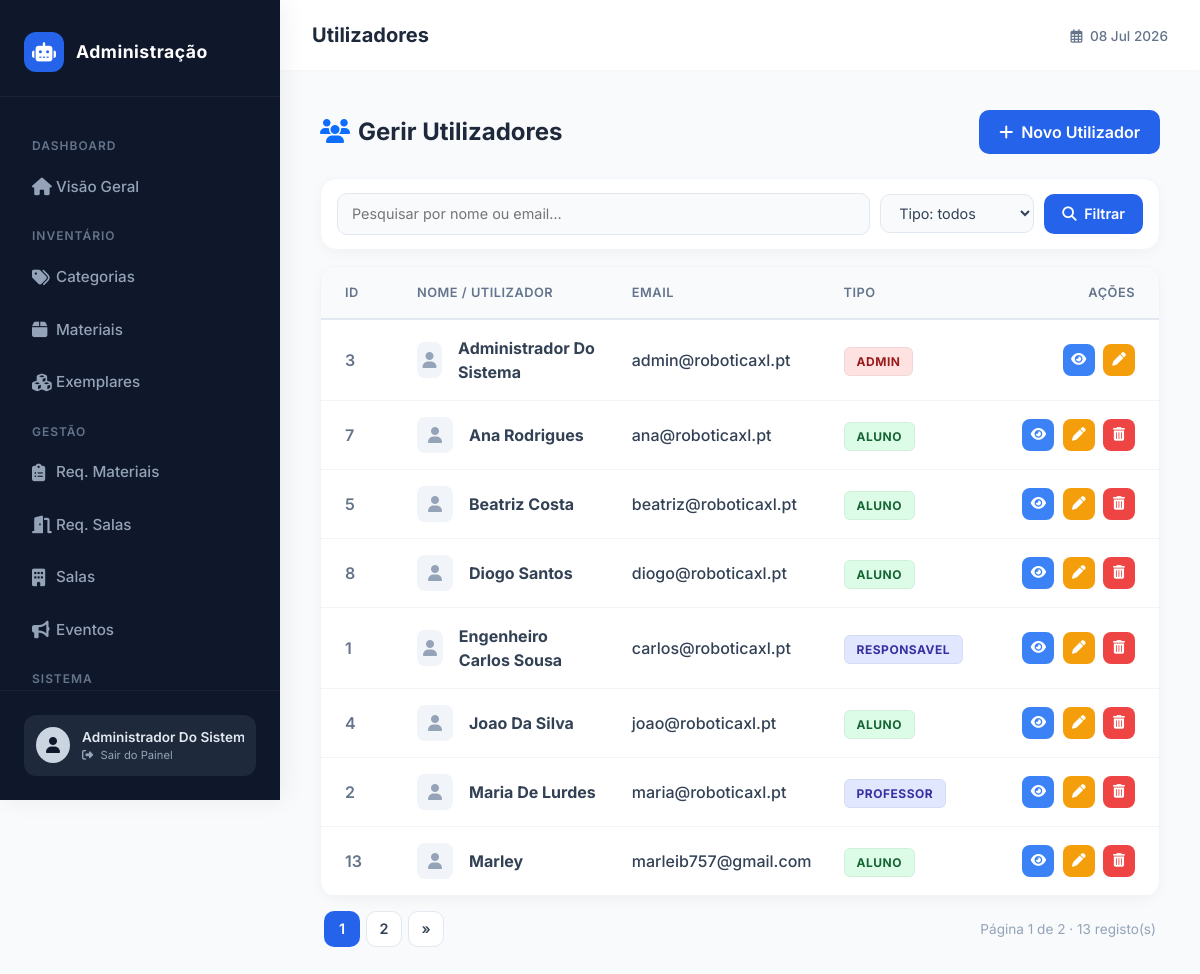
Page /public/admin/utilizadores (signed in) on the committed database.
### tables this page shows
CREATE TABLE IF NOT EXISTS `utilizador` (
  `id` INT NOT NULL AUTO_INCREMENT,
  `tipo` ENUM('ALUNO', 'PROFESSOR', 'ADMIN', 'RESPONSAVEL') NOT NULL,
  `nome` VARCHAR(100) NOT NULL,
  `email` VARCHAR(255) NOT NULL,
  `password_hash` VARCHAR(255) NOT NULL,
  `data_nascimento` DATE NOT NULL,
  `telefone` VARCHAR(20) NOT NULL,
  `linkedin` VARCHAR(255) NULL DEFAULT NULL,
  `turma` VARCHAR(10) NULL DEFAULT NULL,
  `foto` MEDIUMBLOB NULL DEFAULT NULL,
  `email_verificado` TINYINT(1) NOT NULL DEFAULT 0,
  `email_verificacao_token` VARCHAR(128) NULL DEFAULT NULL,
  `reset_token` VARCHAR(128) NULL DEFAULT NULL,
  `reset_expira` DATETIME NULL DEFAULT NULL,
  PRIMARY KEY (`id`),
  UNIQUE INDEX `email_UNIQUE` (`email` ASC));

### app/core/Controller.php (called while the page is built, shortened)
<?php
class Controller
{
    protected function viewAdmin(string $view, array $data = [], string $breadcrumb = '', string $adminSection = '')
    {
        $data['admin_section'] = $adminSection;
        extract($data);
        $admin_breadcrumb = $breadcrumb;
        require __DIR__ . '/../views/layouts/admin.php';
    }
}

### app/controllers/AdminController.php (called while the page is built, shortened)
<?php
require_once __DIR__ . '/../core/Controller.php';
require_once __DIR__ . '/../core/Auth.php';
class AdminController extends Controller
{
    public function utilizadores()
    {
        $model = new Utilizador();
        $todos = $model->all();
        $filtrados = $this->aplicarFiltros($todos, ['nome', 'email'], ['tipo' => 'tipo']);
        $paginacao = $this->paginar($filtrados, 8);
        $this->viewAdmin('administracao/utilizadores/index', [
            'users'     => $paginacao['itens'],
            'paginacao' => $paginacao,
            'tiposUser' => $this->opcoesDe($todos, 'tipo'),
        ], 'Utilizadores', 'utilizadores');
    }
}

### app/core/Router.php (called while the page is built, shortened)
<?php
class Router
{
    public function run()
    {
        $url = $_GET['url'] ?? 'home/index';
        $url = trim($url, '/');
        $parts = explode('/', $url);
        $method = $parts[1] ?? 'index';
        $params = array_slice($parts, 2);
        $controller = new $controllerName();
        call_user_func_array([$controller, $method], $params);
    }
}

### public/index.php (called while the page is built, shortened)
<?php
require_once __DIR__ . '/../app/core/Router.php';
$router = new Router();
$router->run();

### app/core/Auth.php (called while the page is built, shortened)
<?php
class Auth
{
    public static function user()
    {
        return $_SESSION['user'] ?? null;
    }
}

### app/config/database.php (called while the page is built, shortened)
<?php
class Database
{
    private static ?PDO $instance = null;
    public static function getInstance(): PDO
    {
        if (self::$instance === null) {
            $dsn = 'mysql:host=' . DB_HOST . ';port=' . DB_PORT . ';dbname=' . DB_NAME . ';charset=utf8mb4';
            $opcoes = [PDO::ATTR_ERRMODE => PDO::ERRMODE_EXCEPTION];
            try {
                self::$instance = new PDO($dsn, DB_USER, DB_PASS, $opcoes);
            } catch (PDOException $e) {
                die('Erro de ligação à BD: ' . $e->getMessage());
            }
        }
        return self::$instance;
    }
}

### app/core/Model.php (called while the page is built, shortened)
<?php
require_once __DIR__ . '/../config/database.php';
class Model
{
    public function __construct()
    {
        $this->db = Database::getInstance();
    }
}

### app/models/Utilizador.php (called while the page is built, shortened)
<?php
require_once __DIR__ . '/../core/Model.php';
class Utilizador extends Model
{
    private function ensureEmailVerificationColumns(): void
    {
        try {
            $this->db->exec("ALTER TABLE utilizador ADD COLUMN email_verificado TINYINT(1) NOT NULL DEFAULT 0");
        } catch (\PDOException $e) {
        }
        try {
            $this->db->exec("ALTER TABLE utilizador ADD COLUMN email_verificacao_token VARCHAR(128) NULL");
        } catch (\PDOException $e) {
        }
    }
    public function all()
    {
        return $this->db->query("SELECT * FROM utilizador ORDER BY nome")->fetchAll(PDO::FETCH_ASSOC);
    }
}

### app/views/administracao/utilizadores/index.php (the view, shortened to what this page needs)
<div class="d-flex justify-content-between align-items-center flex-wrap gap-3 mb-4">
    <h4 class="mb-0 fw-bold" style="color: #1e293b;"><i class="fas fa-users text-primary me-2"></i>Gerir Utilizadores</h4>
    <a href="<?php echo BASE_URL; ?>admin/utilizadorCreate" class="btn-clean-primary">
        <i class="fas fa-plus me-2"></i> Novo Utilizador
    </a>
</div>
<?php
include __DIR__ . '/../_filtros.php';
?>
<div class="clean-card">
    <?php require_once __DIR__ . '/../../../models/Utilizador.php'; $utilizadorModel = new Utilizador(); ?>
    <div class="table-responsive">
        <?php if (empty($users)): ?>
            <div class="text-center py-5" style="color: #94a3b8;">
                <i class="fas fa-users mb-3" style="font-size: 3rem; opacity: 0.5;"></i>
                <h5>Nenhum utilizador registado.</h5>
            </div>
        <?php else: ?>
        <table class="table table-borderless table-clean mb-0">
            <thead>
                <tr>
                    <th style="width: 80px;" class="ps-4">ID</th>
                    <th>Nome / Utilizador</th>
                    <th>Email</th>
                    <th>Tipo</th>
                    <th class="text-end pe-4" style="width: 180px;">Ações</th>
                </tr>
            </thead>
            <tbody>
                <?php foreach ($users as $u): ?>
                    <?php
                        $tipo = $u['tipo'] ?? '';
                        $bg = '#f1f5f9'; $color = '#475569';
                        if ($tipo === 'ADMIN') { $bg = '#fee2e2'; $color = '#991b1b'; }
                        elseif ($tipo === 'PROFESSOR' || $tipo === 'RESPONSAVEL') { $bg = '#e0e7ff'; $color = '#3730a3'; }
                        elseif ($tipo === 'ALUNO') { $bg = '#dcfce7'; $color = '#166534'; }
                    ?>
                    <tr>
                        <td class="ps-4" style="color: #64748b; font-weight: 600;"><?php echo htmlspecialchars($u['id']); ?></td>
                        <td class="td-nome">
                            <div class="d-flex align-items-center gap-3">
                                <div style="width: 36px; height: 36px; border-radius: 8px; background-color: #f1f5f9; display: flex; align-items: center; justify-content: center; color: #94a3b8;">
                                    <i class="fas fa-user"></i>
                                </div>
                                <strong><?php echo htmlspecialchars($u['nome'] ?? ''); ?></strong>
                            </div>
                        </td>
                        <td class="td-email"><?php echo htmlspecialchars($u['email'] ?? ''); ?></td>
                        <td>
                        <span class="badge-tipo" style="background-color: <?php echo $bg; ?>; color: <?php echo $color; ?>;">
                                <?php echo htmlspecialchars($tipo); ?>
                            </span>
                        </td>
                        <td class="text-end pe-4">
                            <a href="<?php echo BASE_URL; ?>admin/utilizadorView/<?php echo (int)$u['id']; ?>" class="action-icon-btn action-view" title="Ver Detalhes"><i class="fas fa-eye"></i></a>
                            <a href="<?php echo BASE_URL; ?>admin/utilizadorEdit/<?php echo (int)$u['id']; ?>" class="action-icon-btn action-edit" title="Editar"><i class="fas fa-pen"></i></a>
                            <?php if (($u['id'] ?? 0) != ($_SESSION['user']['id'] ?? 0)): ?>
                                <a href="<?php echo BASE_URL; ?>admin/utilizadorDelete/<?php echo (int)$u['id']; ?>" class="action-icon-btn action-delete" title="Eliminar"><i class="fas fa-trash-alt"></i></a>
                            <?php endif; ?>
                        </td>
                    </tr>
                <?php endforeach; ?>
            </tbody>
        </table>
        <?php endif; ?>
    </div>
</div>
<?php
include __DIR__ . '/../_paginacao.php';
?>

### app/views/layouts/admin.php (shortened to what this page needs)
<?php
require_once __DIR__ . '/../../core/Auth.php';
$currentUser = Auth::user();
$admin_breadcrumb = $admin_breadcrumb ?? 'Visão Geral';
$sec = $admin_section ?? '';
?>
<!DOCTYPE html>
<html lang="pt">
<head>
    <link href="https://cdn.jsdelivr.net/npm/bootstrap@5.3.0/dist/css/bootstrap.min.css" rel="stylesheet">
    <link rel="stylesheet" href="https://cdnjs.cloudflare.com/ajax/libs/font-awesome/6.4.0/css/all.min.css">
</head>
<body>
<div class="wrapper">
    <nav id="sidebar">
        <div class="sidebar-header">
            <div class="sidebar-logo-icon"><i class="fas fa-robot"></i></div>
            <div class="sidebar-brand-text">Administração</div>
        </div>
        <div class="sidebar-menu">
            <div class="menu-category">Dashboard</div>
            <ul>
                <li class="<?php echo $sec === 'inicio' ? 'active' : ''; ?>"><a href="<?php echo BASE_URL; ?>admin/index"><i class="fas fa-home"></i> Visão Geral</a></li>
            </ul>
            <div class="menu-category">Inventário</div>
            <ul>
                <li class="<?php echo $sec === 'categorias' ? 'active' : ''; ?>"><a href="<?php echo BASE_URL; ?>admin/categorias"><i class="fas fa-tags"></i> Categorias</a></li>
                <li class="<?php echo $sec === 'materiais' ? 'active' : ''; ?>"><a href="<?php echo BASE_URL; ?>admin/materiais"><i class="fas fa-box"></i> Materiais</a></li>
                <li class="<?php echo $sec === 'exemplares' ? 'active' : ''; ?>"><a href="<?php echo BASE_URL; ?>admin/exemplares"><i class="fas fa-cubes"></i> Exemplares</a></li>
            </ul>
            <div class="menu-category">Gestão</div>
            <ul>
                <li class="<?php echo $sec === 'req_materiais' ? 'active' : ''; ?>"><a href="<?php echo BASE_URL; ?>admin/requisicoesMateriais"><i class="fas fa-clipboard-list"></i> Req. Materiais</a></li>
                <li class="<?php echo $sec === 'req_salas' ? 'active' : ''; ?>"><a href="<?php echo BASE_URL; ?>admin/requisicoesSalas"><i class="fas fa-door-open"></i> Req. Salas</a></li>
                <li class="<?php echo $sec === 'salas' ? 'active' : ''; ?>"><a href="<?php echo BASE_URL; ?>admin/salas"><i class="fas fa-building"></i> Salas</a></li>
                <li class="<?php echo $sec === 'eventos' ? 'active' : ''; ?>"><a href="<?php echo BASE_URL; ?>admin/eventos"><i class="fas fa-bullhorn"></i> Eventos</a></li>
            </ul>
            <div class="menu-category">Sistema</div>
        </div>
        <div class="sidebar-footer">
            <a href="<?php echo BASE_URL; ?>dashboard/index" class="user-info-card" title="Voltar ao site">
                <div class="user-avatar"><i class="fas fa-user"></i></div>
                <div style="overflow: hidden;">
                    <div style="font-size: 0.85rem; font-weight: 600; white-space: nowrap; text-overflow: ellipsis;"><?= htmlspecialchars($currentUser['nome'] ?? 'Administrador') ?></div>
                    <div style="font-size: 0.7rem; color: #94a3b8;"><i class="fas fa-sign-out-alt me-1"></i> Sair do Painel</div>
                </div>
            </a>
        </div>
    </nav>
    <div id="content">
        <div class="top-navbar">
            <div class="d-flex align-items-center">
                <h5 class="mb-0 fw-bold" style="color: #1e293b;"><?= htmlspecialchars($admin_breadcrumb) ?></h5>
            </div>
            <div>
                <span style="font-size: 0.85rem; color: #64748b; font-weight: 500;"><i class="far fa-calendar-alt me-1"></i> <?= date('d M Y') ?></span>
            </div>
        </div>
        <div class="main-container">
            <?php require $content_view; ?>
        </div>
    </div>
</div>
</body>
</html>

### app/views/layouts/admin.php (style rules this page uses)
:root { --sidebar-bg: #0f172a; --sidebar-hover: #1e293b; --accent-color: #2563eb; --main-bg: #f8fafc; }
body { background-color: var(--main-bg); font-family: 'Inter', sans-serif; color: #334155; margin: 0; overflow-x: hidden; }
.wrapper { display: flex; width: 100%; min-height: 100vh; }
#sidebar { min-width: 280px; max-width: 280px; background: var(--sidebar-bg); color: #e2e8f0; transition: all 0.3s cubic-bezier(0.4, 0, 0.2, 1); box-shadow: 4px 0 24px rgba(0,0,0,0.06); z-index: 1000; display: flex; flex-direction: column; position: sticky; top: 0; height: 100vh; }
.sidebar-header { padding: 2rem 1.5rem 1.5rem 1.5rem; display: flex; align-items: center; gap: 12px; border-bottom: 1px solid rgba(255,255,255,0.05); }
.sidebar-logo-icon { width: 40px; height: 40px; background: var(--accent-color); border-radius: 12px; display: flex; align-items: center; justify-content: center; font-size: 1.2rem; color: white; }
.sidebar-brand-text { font-weight: 700; font-size: 1.1rem; letter-spacing: 0.5px; color: #fff; }
.sidebar-menu { padding: 1.5rem 1rem; flex-grow: 1; overflow-y: auto; }
.menu-category { font-size: 0.75rem; text-transform: uppercase; letter-spacing: 1px; color: #64748b; margin: 1rem 0 0.5rem 1rem; font-weight: 600; }
#sidebar ul { list-style: none; padding: 0; margin: 0; }
#sidebar ul li a { padding: 0.8rem 1rem; margin-bottom: 0.25rem; display: flex; align-items: center; color: #94a3b8; text-decoration: none; border-radius: 12px; transition: all 0.2s ease; font-size: 0.95rem; font-weight: 500; }
#sidebar ul li a i { width: 24px; font-size: 1.1rem; transition: transform 0.2s; }
.sidebar-footer { padding: 1.5rem; border-top: 1px solid rgba(255,255,255,0.05); }
.user-info-card { background: var(--sidebar-hover); padding: 12px; border-radius: 12px; display: flex; align-items: center; gap: 12px; text-decoration: none; color: #e2e8f0; transition: 0.2s; }
.user-avatar { width: 36px; height: 36px; border-radius: 50%; background: #cbd5e1; color: var(--sidebar-bg); display: flex; align-items: center; justify-content: center; font-weight: bold; }
#content { width: 100%; display: flex; flex-direction: column; overflow-x: hidden; }
.top-navbar { background: #fff; height: 70px; padding: 0 2rem; display: flex; align-items: center; justify-content: space-between; box-shadow: 0 1px 3px rgba(0,0,0,0.02); z-index: 10; }
.main-container { padding: 2.5rem; flex-grow: 1; max-width: 1400px; margin: 0 auto; width: 100%; }

### app/views/administracao/utilizadores/index.php (style rules this page uses)
.clean-card { background: #ffffff; border: 1px solid #f1f5f9; border-radius: 16px; box-shadow: 0 4px 15px -3px rgba(0, 0, 0, 0.05); overflow: hidden; }
.btn-clean-primary { background-color: #2563eb; color: white; border: none; border-radius: 10px; font-weight: 600; padding: 10px 20px; transition: all 0.3s; display: inline-flex; align-items: center; justify-content: center; text-decoration: none; }
.table-clean th { background: #f8fafc; font-size: 0.8rem; text-transform: uppercase; letter-spacing: 0.5px; color: #64748b; font-weight: 600; padding: 16px; border-bottom: 2px solid #e2e8f0; }
.table-clean td { padding: 16px; vertical-align: middle; border-bottom: 1px solid #f1f5f9; color: #334155; font-weight: 500; }
.action-icon-btn { width: 32px; height: 32px; display: inline-flex; align-items: center; justify-content: center; border-radius: 8px; font-size: 0.85rem; transition: 0.2s; color: white; margin-left: 4px; text-decoration: none; }
.action-view { background: #3b82f6; }
.action-edit { background: #f59e0b; }
.action-delete { background: #ef4444; }
.badge-tipo { padding: 6px 12px; border-radius: 6px; font-size: 0.75rem; font-weight: 700; border: 1px solid rgba(0,0,0,0.05); text-transform: uppercase; letter-spacing: 0.5px; }

### rows in the picture
utilizador: nome "Administrador Do…", id "3", nome "Administrador Do Sistema", email "admin@roboticaxl.pt", tipo "ADMIN"
utilizador: id "7", nome "Ana Rodrigues", email "ana@roboticaxl.pt", tipo "ALUNO"
utilizador: id "5", nome "Beatriz Costa", email "beatriz@roboticaxl.pt", tipo "ALUNO"
utilizador: id "8", nome "Diogo Santos", email "diogo@roboticaxl.pt", tipo "ALUNO"
utilizador: id "1", nome "Engenheiro Carlos Sousa", email "carlos@roboticaxl.pt", tipo "RESPONSAVEL"
utilizador: id "4", nome "Joao Da Silva", email "joao@roboticaxl.pt", tipo "ALUNO"
utilizador: id "2", nome "Maria De Lurdes", email "maria@roboticaxl.pt", tipo "PROFESSOR"
utilizador: id "13", nome "Marley", email "marleib757@gmail.com", tipo "ALUNO"

### other values in the picture
$admin_breadcrumb "Utilizadores"
$atual "1"
$ultima "2"
$paginacao['total'] "13"
form field tipo "Tipo: todos"
